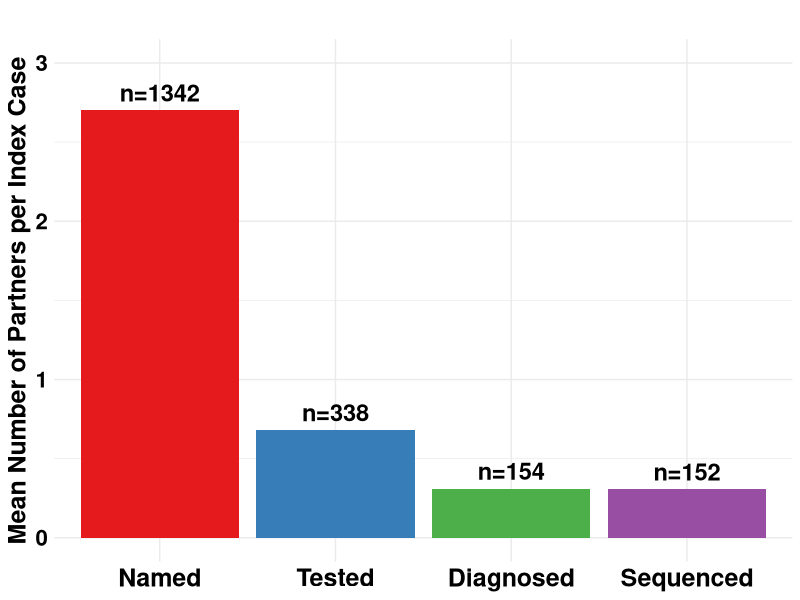

Write the R code that produced this figure.
rm(list=ls())

# Loading necessary libraries
library(tidyr)
library(ggplot2)
library(RColorBrewer)

# Structuring the data with the average values
overall_data <- data.frame(
  Category = c("Named_Mean", "Tested_Mean", "Diagnosed_Mean", "Sequenced_Mean"),
  Value = c(2.7, 338/497, 154/497, 152/497)
)

# Adjusting the factor levels and labels for the Category column
overall_data$Category <- factor(overall_data$Category, 
                                levels = c("Named_Mean", "Tested_Mean", "Diagnosed_Mean", "Sequenced_Mean"),
                                labels = c("Named", "Tested", "Diagnosed", "Sequenced"))

# Color settings
set1_colors <- brewer.pal(8, "Set1")
my_colors <- c("Named" = set1_colors[1],  # Red from Set1
               "Tested" = set1_colors[2],  # Blue from Set1
               "Diagnosed" = set1_colors[3],  # Green from Set1
               "Sequenced" = set1_colors[4])  # Purple from Set1


# Create the labels
labels_n = c("n=1342", "n=338", "n=154", "n=152")

# Updated plot code
p_overall <- ggplot(overall_data, aes(x = Category, y = Value, fill = Category)) +
  geom_bar(stat = "identity", position = "dodge") +
  geom_text(aes(label=labels_n), vjust=-0.5, size=6, fontface="bold") +
  labs(title = "",
       y = "Mean Number of Partners per Index Case",
       x = "") +
  scale_fill_manual(values=my_colors) +  # Setting colors manually
  scale_y_continuous(limits = c(0, 3)) +
  theme_minimal() +
  theme(
    plot.title = element_text(size = 18, face = "bold"),
    axis.title.x = element_blank(),
    axis.title.y = element_text(size = 18, face = "bold", color = "black"),
    axis.text.y = element_text(size = 16, face = "bold", color = "black"),
    axis.text.x = element_text(size = 18, face = "bold", color = "black"),
    legend.position = "none"   # This will remove the legend
  )

print(p_overall)
